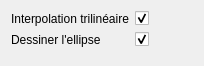
           <widget class="QWidget" name="page_12">
            <property name="geometry">
             <rect>
              <x>0</x>
              <y>0</y>
              <width>204</width>
              <height>66</height>
             </rect>
            </property>
            <attribute name="label">
             <string>Coupes tangentielles</string>
            </attribute>
            <layout class="QFormLayout" name="formLayout_14">
             <property name="fieldGrowthPolicy">
              <enum>QFormLayout::AllNonFixedFieldsGrow</enum>
             </property>
             <item row="0" column="0">
              <widget class="QLabel" name="label_36">
               <property name="text">
                <string>Interpolation trilinéaire</string>
               </property>
              </widget>
             </item>
             <item row="0" column="1">
              <widget class="QCheckBox" name="_checkTrilinearInterpolation">
               <property name="text">
                <string/>
               </property>
               <property name="checked">
                <bool>true</bool>
               </property>
              </widget>
             </item>
             <item row="1" column="0">
              <widget class="QLabel" name="label_31">
               <property name="text">
                <string>Dessiner l'ellipse</string>
               </property>
              </widget>
             </item>
             <item row="1" column="1">
              <widget class="QCheckBox" name="_checkTangentialDrawEllipses">
               <property name="text">
                <string/>
               </property>
               <property name="checked">
                <bool>true</bool>
               </property>
              </widget>
             </item>
            </layout>
           </widget>
